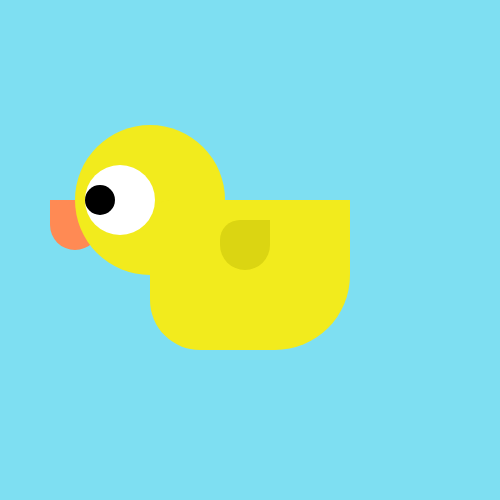
Frame 1 (no input)
Frame 60 (no input): identical to frame 1, image omitted
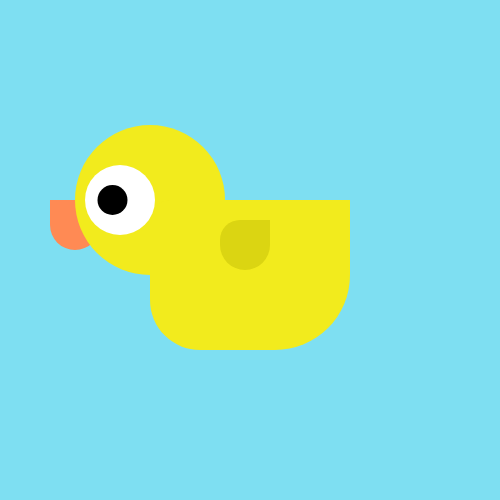
Frame 120 (the mouse pressed at the canvas centre since frame 60)

The p5.js sketch that drew these frames (run headless with seeded random() and noise() and a simulated clock; from frame 60 on, the mouse is pressed at the canvas centre):

// p5.js sketch
// ── sketch.js
let x = 150;
let y = 200;
function setup() {
  createCanvas(500,500);
  
  //to "paint" use *fill*
  fill(242, 235, 29);
  angleMode(DEGREES);
}

function draw() {
  background(126, 223, 242);
  
  noStroke();

  //beak
  fill(255, 138, 84);
  rect(x-100,y,50,50,0,0,100,50)
  
  fill(242, 235, 29);
  ellipse(x,y,150); // x, y, width, height
  rect(x,y,200,150,20,0,100,50) // x, y, width, height
  
  fill(219, 213, 18);
  rect(x+70,y+20,50,50,20,0,100,50)
  
  fill(120,120,30);
  
  //eye
  fill(255);
  ellipse(x-30,y,70);
  
  fill(0)
  ellipse(100+mouseX/20,y,30);
}
